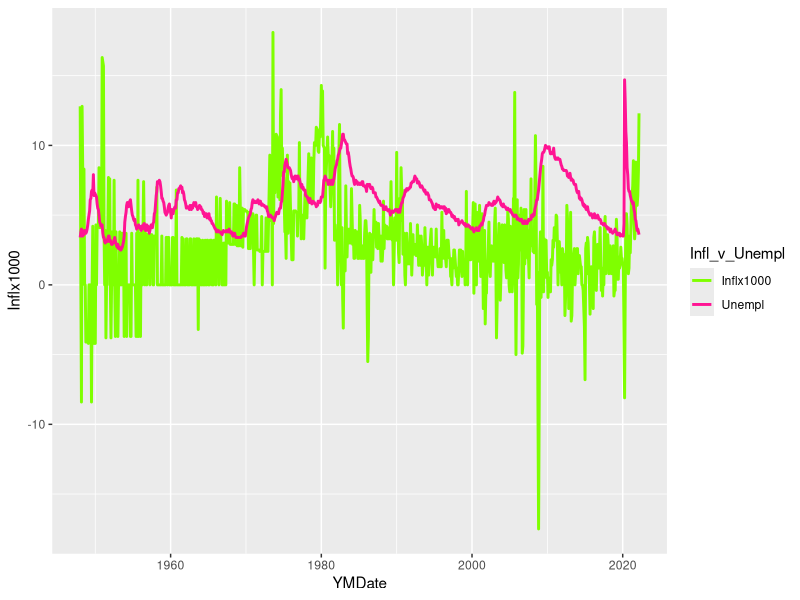

Reproduce this figure in R.
# inflation vs unemployment
# is there a correlation?
#
# all data from the St Louis FED via the FRED MS-Excel extension
# then saved as csv format.

rm(list=ls())
library(tidyverse)
library(lubridate)

# start with the raw file downloaded in Excel from FRED
# their might be some pointless and inefficient flailing here
# but I'm a "belt and suspenders" type of guy.  And this separates
# the transforms from the analysis

u_tbl <- read.csv( "./data/UNRATE.csv", sep=",", header=FALSE, skip=0 )
toskip <- which( u_tbl$V1 == "date" ) - 1
u_tbl <- read.csv( "./data/UNRATE.csv", sep=",", header=TRUE, skip=toskip )
u_tbl$YMDate <- mdy( u_tbl$date )
u_tbl$Unempl <- u_tbl$value
u_tbl <- subset( u_tbl, select = -c(date, value))
write.csv( u_tbl, "./data/uempl.csv", row.names=FALSE )

#
# this is overall, higher than just 'core' inflation
#
i_tbl <- read.csv( "./data/CPIAUCSL.csv", sep=",", header=FALSE, skip=0 )
toskip <- which( i_tbl$V1 == "date" ) - 1
i_tbl <- read.csv( "./data/CPIAUCSL.csv", sep=",", header=TRUE, skip=toskip )
i_tbl$YMDate <- mdy( i_tbl$date )
i_tbl$CPI <- i_tbl$value
i_tbl <- subset( i_tbl, select = -c(date, value))
# calculate month-to-month inflation from previous and current CPI
i_tbl <- (mutate( i_tbl, Inflx1000 = ( (CPI - lag(CPI) ) / lag(CPI) )*1000 ))
i_tbl$Inflx1000 <- round( i_tbl$Inflx1000, digits = 1 )
write.csv( i_tbl, "./data/infl.csv", row.names=FALSE)

#### on pause
iu_tbl <- inner_join( i_tbl, u_tbl , by="YMDate" )
# not necessary to drop the CPI table, just OCD
iu_tbl <- subset( iu_tbl, select = -c(CPI) )


explPlot1 <- ggplot( data = iu_tbl )+
                geom_line( aes(y=Inflx1000, x= YMDate, colour="Inflx1000"),size=1 )+
                geom_line( aes(y=Unempl, x= YMDate, colour="Unempl"),size=1) +
                scale_color_manual(name = "Infl_v_Unempl", values = c("Inflx1000" = "chartreuse", "Unempl" = "deeppink1"))
  
explPlot1

